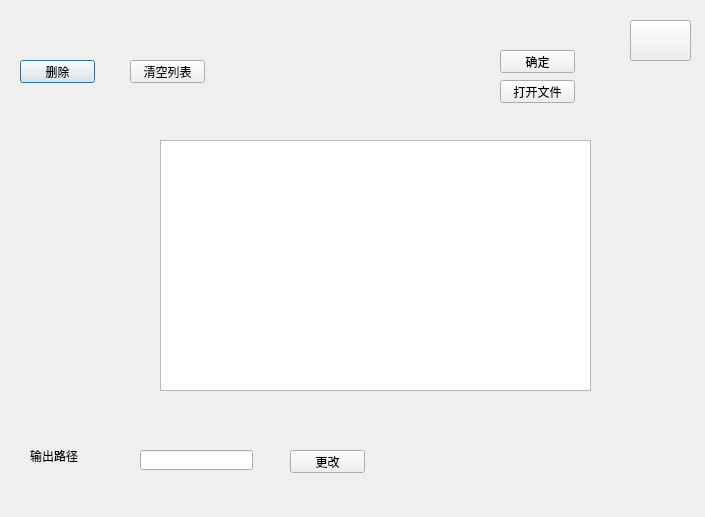
<?xml version="1.0" encoding="UTF-8"?>
<ui version="4.0">
 <class>vfFile</class>
 <widget class="QDialog" name="vfFile">
  <property name="geometry">
   <rect>
    <x>0</x>
    <y>0</y>
    <width>705</width>
    <height>517</height>
   </rect>
  </property>
  <property name="windowTitle">
   <string>Dialog</string>
  </property>
  <widget class="QPushButton" name="pushButton_del">
   <property name="geometry">
    <rect>
     <x>20</x>
     <y>60</y>
     <width>75</width>
     <height>23</height>
    </rect>
   </property>
   <property name="text">
    <string>删除</string>
   </property>
  </widget>
  <widget class="QPushButton" name="pushButton_openfile">
   <property name="geometry">
    <rect>
     <x>500</x>
     <y>80</y>
     <width>75</width>
     <height>23</height>
    </rect>
   </property>
   <property name="text">
    <string>打开文件</string>
   </property>
  </widget>
  <widget class="QLabel" name="label">
   <property name="geometry">
    <rect>
     <x>30</x>
     <y>450</y>
     <width>54</width>
     <height>12</height>
    </rect>
   </property>
   <property name="text">
    <string>输出路径</string>
   </property>
  </widget>
  <widget class="QPushButton" name="pushButton_conf">
   <property name="geometry">
    <rect>
     <x>500</x>
     <y>50</y>
     <width>75</width>
     <height>23</height>
    </rect>
   </property>
   <property name="text">
    <string>确定</string>
   </property>
  </widget>
  <widget class="QPushButton" name="pushButton_delAll">
   <property name="geometry">
    <rect>
     <x>130</x>
     <y>60</y>
     <width>75</width>
     <height>23</height>
    </rect>
   </property>
   <property name="text">
    <string>清空列表</string>
   </property>
  </widget>
  <widget class="QTableView" name="tableView">
   <property name="geometry">
    <rect>
     <x>160</x>
     <y>140</y>
     <width>431</width>
     <height>251</height>
    </rect>
   </property>
  </widget>
  <widget class="QLineEdit" name="lineEdit">
   <property name="geometry">
    <rect>
     <x>140</x>
     <y>450</y>
     <width>113</width>
     <height>20</height>
    </rect>
   </property>
  </widget>
  <widget class="QPushButton" name="pushButton_change">
   <property name="geometry">
    <rect>
     <x>290</x>
     <y>450</y>
     <width>75</width>
     <height>23</height>
    </rect>
   </property>
   <property name="text">
    <string>更改</string>
   </property>
  </widget>
  <widget class="QPushButton" name="pushButton_close">
   <property name="geometry">
    <rect>
     <x>630</x>
     <y>20</y>
     <width>61</width>
     <height>41</height>
    </rect>
   </property>
   <property name="text">
    <string/>
   </property>
   <property name="icon">
    <iconset resource="background.qrc">
     <normaloff>:/new/prefix2/Buttons/close.png</normaloff>:/new/prefix2/Buttons/close.png</iconset>
   </property>
  </widget>
 </widget>
 <resources>
  <include location="background.qrc"/>
 </resources>
 <connections/>
</ui>
